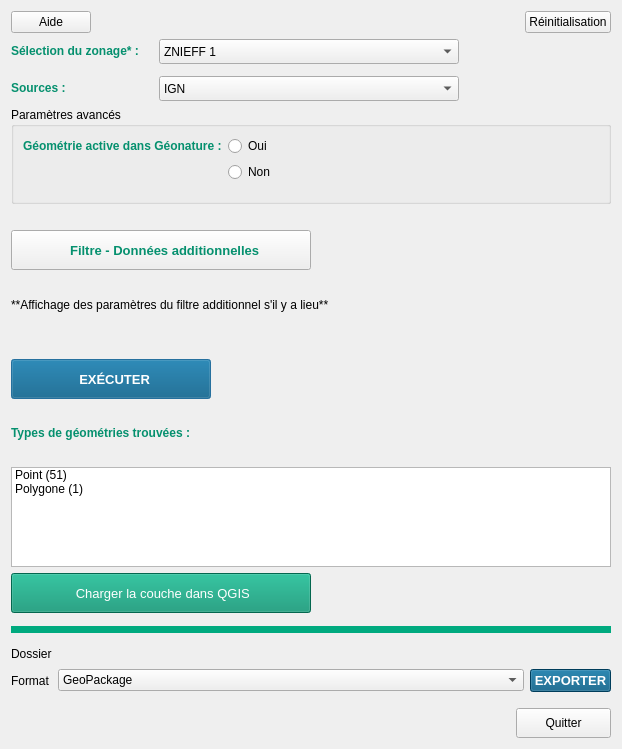
<?xml version="1.0" encoding="UTF-8"?>
<ui version="4.0">
 <class>W_georeffilter</class>
 <widget class="QWidget" name="W_georeffilter">
  <property name="geometry">
   <rect>
    <x>0</x>
    <y>0</y>
    <width>622</width>
    <height>749</height>
   </rect>
  </property>
  <property name="windowTitle">
   <string>Filtre - Référentiel Géographique</string>
  </property>
  <property name="windowIcon">
   <iconset>
    <normaloff>../03-RESSOURCES/ICON/GeoNature-GIS_logo .png</normaloff>../03-RESSOURCES/ICON/GeoNature-GIS_logo .png</iconset>
  </property>
  <layout class="QVBoxLayout" name="verticalLayout">
   <property name="sizeConstraint">
    <enum>QLayout::SetDefaultConstraint</enum>
   </property>
   <item>
    <layout class="QHBoxLayout" name="HL_topbt">
     <property name="sizeConstraint">
      <enum>QLayout::SetDefaultConstraint</enum>
     </property>
     <item>
      <widget class="QPushButton" name="pb_help">
       <property name="text">
        <string>Aide</string>
       </property>
       <property name="icon">
        <iconset>
         <normaloff>../03-RESSOURCES/ICON/Help.png</normaloff>../03-RESSOURCES/ICON/Help.png</iconset>
       </property>
       <property name="iconSize">
        <size>
         <width>25</width>
         <height>25</height>
        </size>
       </property>
      </widget>
     </item>
     <item>
      <spacer name="hspacertop">
       <property name="orientation">
        <enum>Qt::Horizontal</enum>
       </property>
       <property name="sizeHint" stdset="0">
        <size>
         <width>40</width>
         <height>20</height>
        </size>
       </property>
      </spacer>
     </item>
     <item>
      <widget class="QPushButton" name="pb_reset">
       <property name="text">
        <string>Réinitialisation</string>
       </property>
       <property name="icon">
        <iconset>
         <normaloff>../03-RESSOURCES/ICON/refresh.png</normaloff>../03-RESSOURCES/ICON/refresh.png</iconset>
       </property>
       <property name="iconSize">
        <size>
         <width>25</width>
         <height>25</height>
        </size>
       </property>
      </widget>
     </item>
    </layout>
   </item>
   <item>
    <layout class="QFormLayout" name="FL_filter">
     <property name="sizeConstraint">
      <enum>QLayout::SetDefaultConstraint</enum>
     </property>
     <property name="horizontalSpacing">
      <number>20</number>
     </property>
     <property name="verticalSpacing">
      <number>12</number>
     </property>
     <property name="rightMargin">
      <number>0</number>
     </property>
     <item row="0" column="0">
      <widget class="QLabel" name="lbl_typezonage">
       <property name="font">
        <font>
         <family>Arial</family>
         <pointsize>9</pointsize>
         <weight>75</weight>
         <bold>true</bold>
        </font>
       </property>
       <property name="toolTip">
        <string>A preset to fetch.</string>
       </property>
       <property name="styleSheet">
        <string notr="true">color: rgb(5, 144, 110);</string>
       </property>
       <property name="text">
        <string>Sélection du zonage* :</string>
       </property>
      </widget>
     </item>
     <item row="0" column="1">
      <widget class="QgsCheckableComboBox" name="ccb_typezonage">
       <property name="minimumSize">
        <size>
         <width>300</width>
         <height>25</height>
        </size>
       </property>
       <property name="maximumSize">
        <size>
         <width>300</width>
         <height>25</height>
        </size>
       </property>
       <item>
        <property name="text">
         <string>ZNIEFF 1 </string>
        </property>
       </item>
       <item>
        <property name="text">
         <string>RAMSAR</string>
        </property>
       </item>
       <item>
        <property name="text">
         <string>RNN</string>
        </property>
       </item>
      </widget>
     </item>
     <item row="3" column="0">
      <widget class="QLabel" name="lbl_source">
       <property name="font">
        <font>
         <family>Arial</family>
         <pointsize>9</pointsize>
         <weight>75</weight>
         <bold>true</bold>
        </font>
       </property>
       <property name="styleSheet">
        <string notr="true">color: rgb(5, 144, 110);</string>
       </property>
       <property name="text">
        <string>Sources :</string>
       </property>
      </widget>
     </item>
     <item row="3" column="1">
      <widget class="QgsCheckableComboBox" name="ccb_source">
       <property name="minimumSize">
        <size>
         <width>300</width>
         <height>25</height>
        </size>
       </property>
       <property name="maximumSize">
        <size>
         <width>300</width>
         <height>25</height>
        </size>
       </property>
       <item>
        <property name="text">
         <string>IGN</string>
        </property>
       </item>
       <item>
        <property name="text">
         <string>LPO</string>
        </property>
       </item>
      </widget>
     </item>
    </layout>
   </item>
   <item>
    <widget class="QgsCollapsibleGroupBox" name="cgb_advancedparam">
     <property name="minimumSize">
      <size>
       <width>0</width>
       <height>0</height>
      </size>
     </property>
     <property name="title">
      <string>Paramètres avancés</string>
     </property>
     <layout class="QHBoxLayout" name="horizontalLayout">
      <property name="sizeConstraint">
       <enum>QLayout::SetDefaultConstraint</enum>
      </property>
      <item>
       <layout class="QFormLayout" name="FL_enable">
        <property name="bottomMargin">
         <number>10</number>
        </property>
        <item row="0" column="0">
         <widget class="QLabel" name="lbl_enable">
          <property name="font">
           <font>
            <family>Arial</family>
            <pointsize>9</pointsize>
            <weight>75</weight>
            <bold>true</bold>
           </font>
          </property>
          <property name="styleSheet">
           <string notr="true">color: rgb(5, 144, 110);</string>
          </property>
          <property name="text">
           <string>Géométrie active dans Géonature :</string>
          </property>
         </widget>
        </item>
        <item row="0" column="1">
         <widget class="QRadioButton" name="rdb_yes">
          <property name="text">
           <string>Oui</string>
          </property>
         </widget>
        </item>
        <item row="1" column="1">
         <widget class="QRadioButton" name="rdb_no">
          <property name="text">
           <string>Non</string>
          </property>
         </widget>
        </item>
       </layout>
      </item>
     </layout>
    </widget>
   </item>
   <item>
    <spacer name="verticalSpacer">
     <property name="orientation">
      <enum>Qt::Vertical</enum>
     </property>
     <property name="sizeType">
      <enum>QSizePolicy::Minimum</enum>
     </property>
     <property name="sizeHint" stdset="0">
      <size>
       <width>20</width>
       <height>20</height>
      </size>
     </property>
    </spacer>
   </item>
   <item>
    <widget class="QPushButton" name="pb_additionalFilter">
     <property name="minimumSize">
      <size>
       <width>300</width>
       <height>40</height>
      </size>
     </property>
     <property name="maximumSize">
      <size>
       <width>300</width>
       <height>40</height>
      </size>
     </property>
     <property name="font">
      <font>
       <family>Arial</family>
       <pointsize>10</pointsize>
       <weight>75</weight>
       <bold>true</bold>
      </font>
     </property>
     <property name="styleSheet">
      <string notr="true">color: rgb(5, 144, 110);
</string>
     </property>
     <property name="text">
      <string>  Filtre - Données additionnelles</string>
     </property>
     <property name="icon">
      <iconset>
       <normaloff>../03-RESSOURCES/ICON/plus.png</normaloff>../03-RESSOURCES/ICON/plus.png</iconset>
     </property>
     <property name="iconSize">
      <size>
       <width>35</width>
       <height>35</height>
      </size>
     </property>
    </widget>
   </item>
   <item>
    <widget class="QLabel" name="lbl_filterparam">
     <property name="text">
      <string>**Affichage des paramètres du filtre additionnel s'il y a lieu**</string>
     </property>
    </widget>
   </item>
   <item>
    <spacer name="verticalSpacer_2">
     <property name="orientation">
      <enum>Qt::Vertical</enum>
     </property>
     <property name="sizeType">
      <enum>QSizePolicy::Minimum</enum>
     </property>
     <property name="sizeHint" stdset="0">
      <size>
       <width>20</width>
       <height>20</height>
      </size>
     </property>
    </spacer>
   </item>
   <item>
    <widget class="QPushButton" name="pb_runquery">
     <property name="sizePolicy">
      <sizepolicy hsizetype="Preferred" vsizetype="Fixed">
       <horstretch>0</horstretch>
       <verstretch>0</verstretch>
      </sizepolicy>
     </property>
     <property name="minimumSize">
      <size>
       <width>150</width>
       <height>40</height>
      </size>
     </property>
     <property name="maximumSize">
      <size>
       <width>200</width>
       <height>40</height>
      </size>
     </property>
     <property name="font">
      <font>
       <family>Arial</family>
       <pointsize>10</pointsize>
       <weight>75</weight>
       <italic>false</italic>
       <bold>true</bold>
      </font>
     </property>
     <property name="styleSheet">
      <string notr="true">background-color: rgb(0, 85, 127);
color: rgb(255, 255, 255);
</string>
     </property>
     <property name="text">
      <string>  EXÉCUTER</string>
     </property>
     <property name="icon">
      <iconset>
       <normaloff>../03-RESSOURCES/ICON/executer_traitement.png</normaloff>../03-RESSOURCES/ICON/executer_traitement.png</iconset>
     </property>
     <property name="iconSize">
      <size>
       <width>30</width>
       <height>30</height>
      </size>
     </property>
     <property name="default">
      <bool>true</bool>
     </property>
    </widget>
   </item>
   <item>
    <widget class="QLabel" name="lbl_typegeom">
     <property name="font">
      <font>
       <family>Arial</family>
       <pointsize>9</pointsize>
       <weight>75</weight>
       <bold>true</bold>
      </font>
     </property>
     <property name="styleSheet">
      <string notr="true">color: rgb(5, 144, 110);</string>
     </property>
     <property name="text">
      <string>Types de géométries trouvées : </string>
     </property>
    </widget>
   </item>
   <item>
    <widget class="QListWidget" name="lw_typegeomresult">
     <property name="maximumSize">
      <size>
       <width>16777215</width>
       <height>100</height>
      </size>
     </property>
     <property name="selectionRectVisible">
      <bool>false</bool>
     </property>
     <item>
      <property name="text">
       <string>Point (51)</string>
      </property>
     </item>
     <item>
      <property name="text">
       <string>Polygone (1)</string>
      </property>
     </item>
     <item>
      <property name="text">
       <string/>
      </property>
     </item>
    </widget>
   </item>
   <item>
    <widget class="QPushButton" name="pb_loadlayer">
     <property name="minimumSize">
      <size>
       <width>300</width>
       <height>40</height>
      </size>
     </property>
     <property name="maximumSize">
      <size>
       <width>300</width>
       <height>40</height>
      </size>
     </property>
     <property name="font">
      <font>
       <family>Arial</family>
       <pointsize>10</pointsize>
       <weight>9</weight>
       <italic>false</italic>
       <bold>false</bold>
      </font>
     </property>
     <property name="styleSheet">
      <string notr="true">background-color: rgb(5, 144, 110);
color: rgb(255, 255, 255);
font: 75 10pt &quot;Arial&quot;;</string>
     </property>
     <property name="text">
      <string> Charger la couche dans QGIS</string>
     </property>
     <property name="icon">
      <iconset>
       <normaloff>../03-RESSOURCES/ICON/view.png</normaloff>../03-RESSOURCES/ICON/view.png</iconset>
     </property>
     <property name="iconSize">
      <size>
       <width>40</width>
       <height>40</height>
      </size>
     </property>
    </widget>
   </item>
   <item>
    <widget class="Line" name="line_bt">
     <property name="windowModality">
      <enum>Qt::NonModal</enum>
     </property>
     <property name="minimumSize">
      <size>
       <width>600</width>
       <height>20</height>
      </size>
     </property>
     <property name="maximumSize">
      <size>
       <width>600</width>
       <height>20</height>
      </size>
     </property>
     <property name="baseSize">
      <size>
       <width>2</width>
       <height>2</height>
      </size>
     </property>
     <property name="styleSheet">
      <string notr="true">color: rgb(0, 170, 127);</string>
     </property>
     <property name="frameShadow">
      <enum>QFrame::Plain</enum>
     </property>
     <property name="lineWidth">
      <number>7</number>
     </property>
     <property name="orientation">
      <enum>Qt::Horizontal</enum>
     </property>
    </widget>
   </item>
   <item>
    <layout class="QGridLayout" name="GL_export">
     <property name="sizeConstraint">
      <enum>QLayout::SetDefaultConstraint</enum>
     </property>
     <property name="bottomMargin">
      <number>10</number>
     </property>
     <item row="2" column="2">
      <widget class="QPushButton" name="pb_export">
       <property name="font">
        <font>
         <family>Arial</family>
         <pointsize>10</pointsize>
         <weight>75</weight>
         <italic>false</italic>
         <bold>true</bold>
        </font>
       </property>
       <property name="styleSheet">
        <string notr="true">background-color: rgb(0, 85, 127);
color: rgb(255, 255, 255);
</string>
       </property>
       <property name="text">
        <string>EXPORTER</string>
       </property>
       <property name="icon">
        <iconset>
         <normaloff>../03-RESSOURCES/ICON/export_w.png</normaloff>../03-RESSOURCES/ICON/export_w.png</iconset>
       </property>
       <property name="iconSize">
        <size>
         <width>30</width>
         <height>30</height>
        </size>
       </property>
      </widget>
     </item>
     <item row="1" column="0">
      <widget class="QLabel" name="lbl_folder">
       <property name="text">
        <string>Dossier</string>
       </property>
      </widget>
     </item>
     <item row="2" column="0">
      <widget class="QLabel" name="lbl_expformat">
       <property name="text">
        <string>Format</string>
       </property>
      </widget>
     </item>
     <item row="2" column="1">
      <widget class="QComboBox" name="cb_expformat">
       <property name="sizePolicy">
        <sizepolicy hsizetype="Expanding" vsizetype="Fixed">
         <horstretch>0</horstretch>
         <verstretch>0</verstretch>
        </sizepolicy>
       </property>
       <property name="sizeAdjustPolicy">
        <enum>QComboBox::AdjustToContents</enum>
       </property>
       <item>
        <property name="text">
         <string>GeoPackage</string>
        </property>
       </item>
       <item>
        <property name="text">
         <string>GeoJSON</string>
        </property>
       </item>
       <item>
        <property name="text">
         <string>CSV</string>
        </property>
       </item>
       <item>
        <property name="text">
         <string>XLSX</string>
        </property>
       </item>
      </widget>
     </item>
     <item row="1" column="1">
      <widget class="QgsFileWidget" name="qfw_folder"/>
     </item>
    </layout>
   </item>
   <item alignment="Qt::AlignRight">
    <widget class="QPushButton" name="pb_quit">
     <property name="minimumSize">
      <size>
       <width>95</width>
       <height>30</height>
      </size>
     </property>
     <property name="maximumSize">
      <size>
       <width>95</width>
       <height>30</height>
      </size>
     </property>
     <property name="text">
      <string>Quitter</string>
     </property>
    </widget>
   </item>
  </layout>
 </widget>
 <customwidgets>
  <customwidget>
   <class>QgsCheckableComboBox</class>
   <extends>QComboBox</extends>
   <header>qgscheckablecombobox.h</header>
  </customwidget>
  <customwidget>
   <class>QgsCollapsibleGroupBox</class>
   <extends>QGroupBox</extends>
   <header>qgscollapsiblegroupbox.h</header>
   <container>1</container>
  </customwidget>
  <customwidget>
   <class>QgsFileWidget</class>
   <extends>QWidget</extends>
   <header>qgsfilewidget.h</header>
  </customwidget>
 </customwidgets>
 <resources/>
 <connections/>
</ui>
